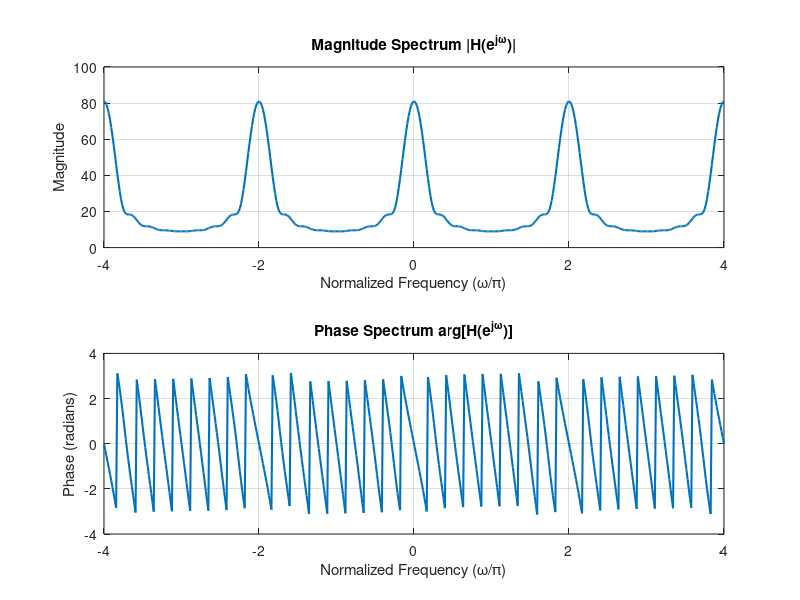
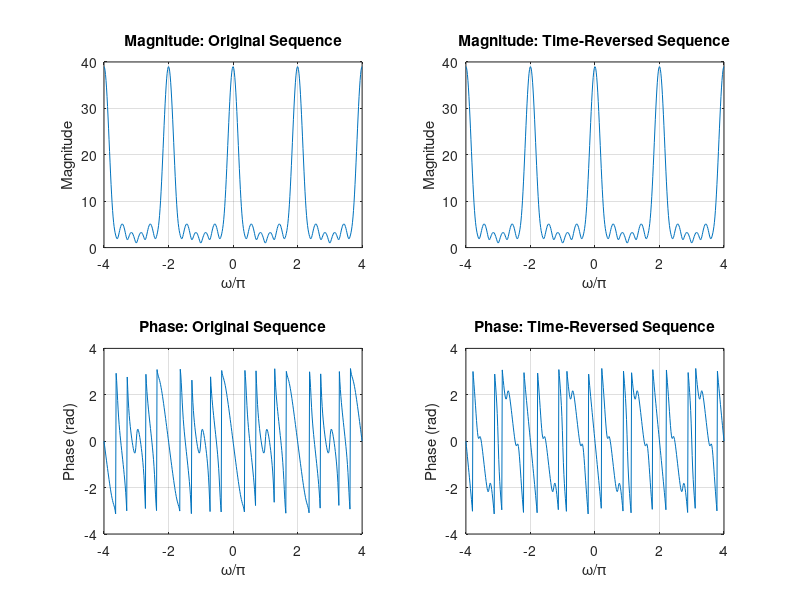
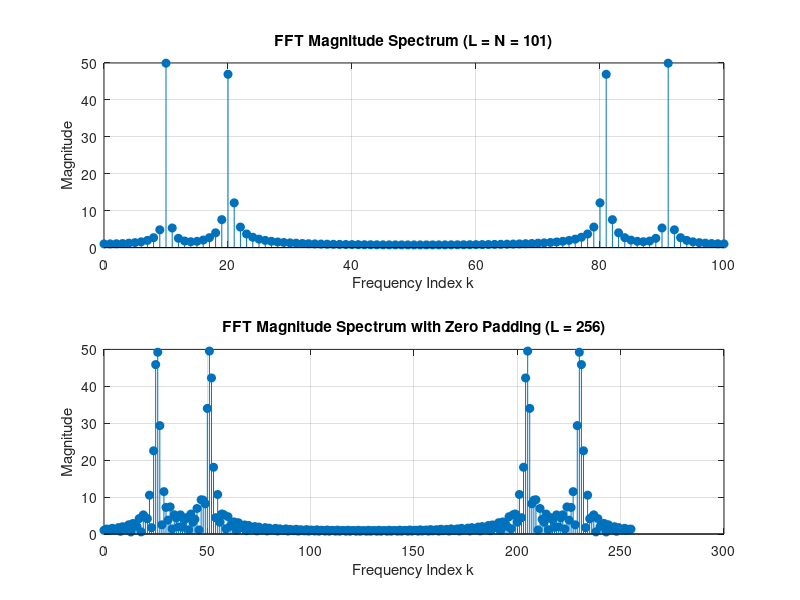

The MATLAB script that drew these images, in order:
% =========================================================================
% Digital Signal Processing Laboratory
% Analysis of DTFT Properties, FFT, and Convolution Methods
% Author: Pouria Amiri
% =========================================================================
clear; clc; close all;

%% Experiment 1 & 2: Discrete-Time Fourier Transform (DTFT)
figure('Name', 'DTFT Magnitude and Phase');
w = -4*pi : 8*pi/511 : 4*pi;
x_seq = [1 3 5 7 9 11 13 15 17];
h_dtft = freqz(x_seq, 1, w);

subplot(2,1,1);
plot(w/pi, abs(h_dtft), 'LineWidth', 1.5); grid on;
title('Magnitude Spectrum |H(e^{j\omega})|');
xlabel('Normalized Frequency (\omega/\pi)'); ylabel('Magnitude');

subplot(2,1,2);
plot(w/pi, angle(h_dtft), 'LineWidth', 1.5); grid on;
title('Phase Spectrum arg[H(e^{j\omega})]');
xlabel('Normalized Frequency (\omega/\pi)'); ylabel('Phase (radians)');

%% Experiment 3: Time Reversal Property
figure('Name', 'Time Reversal Property');
x_rev = [3 4 6 7 8 5 2 3 1];
x_rev_flipped = fliplr(x_rev);

h_orig = freqz(x_rev, 1, w);
h_flipped = freqz(x_rev_flipped, 1, w);

subplot(2,2,1); plot(w/pi, abs(h_orig)); grid on;
title('Magnitude: Original Sequence'); xlabel('\omega/\pi'); ylabel('Magnitude');

subplot(2,2,2); plot(w/pi, abs(h_flipped)); grid on;
title('Magnitude: Time-Reversed Sequence'); xlabel('\omega/\pi'); ylabel('Magnitude');

subplot(2,2,3); plot(w/pi, angle(h_orig)); grid on;
title('Phase: Original Sequence'); xlabel('\omega/\pi'); ylabel('Phase (rad)');

subplot(2,2,4); plot(w/pi, angle(h_flipped)); grid on;
title('Phase: Time-Reversed Sequence'); xlabel('\omega/\pi'); ylabel('Phase (rad)');
% Observation: Magnitude remains identical, phase is inverted.

%% Experiment 4: Fast Fourier Transform (FFT) Length Effects
figure('Name', 'Effect of FFT Length (Zero-Padding)');
n = 0:100;
x_sin = cos(2*pi*0.1*n) + sin(2*pi*0.2*n);
N = length(x_sin);

% Case 1: L = N (Exact length)
L1 = N; 
H1 = fft(x_sin, L1);
k1 = 0:L1-1;

% Case 2: L > N (Zero-padding for higher resolution)
L2 = 256; 
H2 = fft(x_sin, L2);
k2 = 0:L2-1;

subplot(2,1,1);
stem(k1, abs(H1), 'filled'); grid on;
title(['FFT Magnitude Spectrum (L = N = ', num2str(L1), ')']);
xlabel('Frequency Index k'); ylabel('Magnitude');

subplot(2,1,2);
stem(k2, abs(H2), 'filled'); grid on;
title(['FFT Magnitude Spectrum with Zero Padding (L = ', num2str(L2), ')']);
xlabel('Frequency Index k'); ylabel('Magnitude');

%% Experiment 5: Linear Convolution using FFT
x1 = [1 2 3 4 5];
x2 = [2 2 0 1 1];

% To perform linear convolution via FFT, sequences must be zero-padded 
% to length L = N1 + N2 - 1
L_conv = length(x1) + length(x2) - 1;

x1_padded = [x1, zeros(1, L_conv - length(x1))];
x2_padded = [x2, zeros(1, L_conv - length(x2))];

X1_fft = fft(x1_padded);
X2_fft = fft(x2_padded);

% Multiplication in frequency domain
Y_fft = X1_fft .* X2_fft;

% Inverse FFT to return to time domain
y_conv_fft = real(ifft(Y_fft));
y_conv_direct = conv(x1, x2);

disp('--- Linear Convolution Comparison ---');
disp('Linear convolution using FFT (Zero-Padded):');
disp(y_conv_fft);
disp('Direct linear convolution (conv function):');
disp(y_conv_direct);
